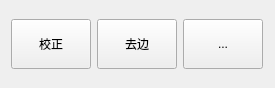
<?xml version="1.0" encoding="UTF-8"?>
<ui version="4.0">
 <class>WarpAffineForm</class>
 <widget class="QWidget" name="WarpAffineForm">
  <property name="geometry">
   <rect>
    <x>0</x>
    <y>0</y>
    <width>275</width>
    <height>88</height>
   </rect>
  </property>
  <property name="maximumSize">
   <size>
    <width>300</width>
    <height>90</height>
   </size>
  </property>
  <property name="windowTitle">
   <string>Form</string>
  </property>
  <layout class="QGridLayout" name="gridLayout">
   <item row="0" column="0">
    <widget class="QToolButton" name="toolButton">
     <property name="minimumSize">
      <size>
       <width>80</width>
       <height>50</height>
      </size>
     </property>
     <property name="text">
      <string>校正</string>
     </property>
     <property name="iconSize">
      <size>
       <width>15</width>
       <height>16</height>
      </size>
     </property>
    </widget>
   </item>
   <item row="0" column="1">
    <widget class="QToolButton" name="toolButton_2">
     <property name="minimumSize">
      <size>
       <width>80</width>
       <height>50</height>
      </size>
     </property>
     <property name="text">
      <string>去边</string>
     </property>
    </widget>
   </item>
   <item row="0" column="2">
    <widget class="QToolButton" name="toolButton_3">
     <property name="minimumSize">
      <size>
       <width>80</width>
       <height>50</height>
      </size>
     </property>
     <property name="text">
      <string>...</string>
     </property>
    </widget>
   </item>
  </layout>
 </widget>
 <resources/>
 <connections/>
</ui>
